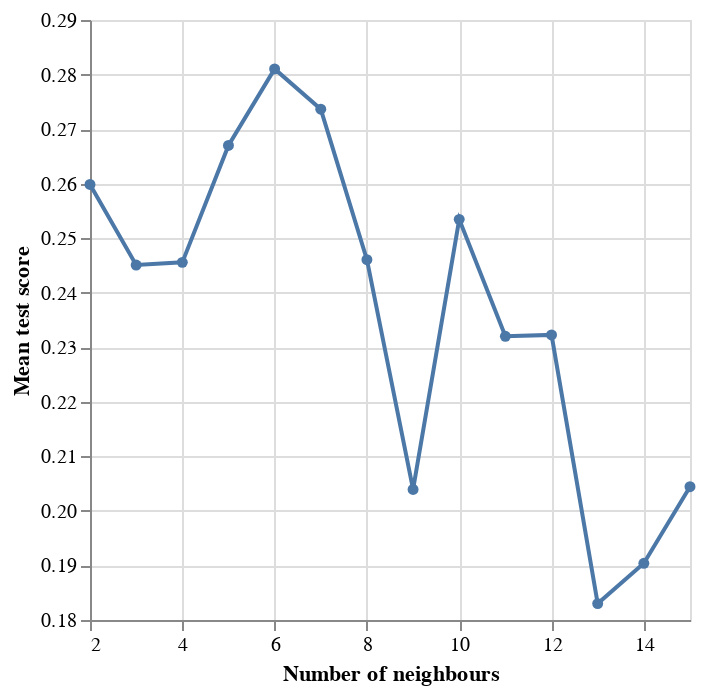

Notebook source saved alongside this figure:
### Code cell
knn_spec = KNeighborsClassifier()

param_grid = {
    "n_neighbors": range(2, 16, 1),
}

knn_tune_grid = GridSearchCV(
    knn_spec, param_grid, return_train_score=True, n_jobs=-1, cv=5
)

knn_model_grid = knn_tune_grid.fit(X_train, y_train)

accuracies_grid = pd.DataFrame(knn_model_grid.cv_results_)

cross_val_plot = alt.Chart(accuracies_grid).mark_line(point=True).encode(
    x=alt.X("param_n_neighbors").title("Number of neighbours").scale(zero=False),
    y=alt.Y("mean_test_score").title("Mean test score").scale(zero=False)
)

cross_val_plot

### Figure 1 — Vega specification as saved in the notebook (floating-point values rounded to 4 significant figures)
{"$schema": "https://vega.github.io/schema/vega/v5.json", "data": [{"name": "source_0", "values": [{"mean_test_score": 0.2599, "param_n_neighbors": 2}, {"mean_test_score": 0.2451, "param_n_neighbors": 3}, {"mean_test_score": 0.2456, "param_n_neighbors": 4}, {"mean_test_score": 0.267, "param_n_neighbors": 5}, {"mean_test_score": 0.281, "param_n_neighbors": 6}, {"mean_test_score": 0.2736, "param_n_neighbors": 7}, {"mean_test_score": 0.2461, "param_n_neighbors": 8}, {"mean_test_score": 0.2039, "param_n_neighbors": 9}, {"mean_test_score": 0.2534, "param_n_neighbors": 10}, {"mean_test_score": 0.232, "param_n_neighbors": 11}, {"mean_test_score": 0.2323, "param_n_neighbors": 12}, {"mean_test_score": 0.183, "param_n_neighbors": 13}, {"mean_test_score": 0.1904, "param_n_neighbors": 14}, {"mean_test_score": 0.2044, "param_n_neighbors": 15}]}, {"name": "data_0", "values": [{"mean_test_score": 0.2599, "param_n_neighbors": 2}, {"mean_test_score": 0.2451, "param_n_neighbors": 3}, {"mean_test_score": 0.2456, "param_n_neighbors": 4}, {"mean_test_score": 0.267, "param_n_neighbors": 5}, {"mean_test_score": 0.281, "param_n_neighbors": 6}, {"mean_test_score": 0.2736, "param_n_neighbors": 7}, {"mean_test_score": 0.2461, "param_n_neighbors": 8}, {"mean_test_score": 0.2039, "param_n_neighbors": 9}, {"mean_test_score": 0.2534, "param_n_neighbors": 10}, {"mean_test_score": 0.232, "param_n_neighbors": 11}, {"mean_test_score": 0.2323, "param_n_neighbors": 12}, {"mean_test_score": 0.183, "param_n_neighbors": 13}, {"mean_test_score": 0.1904, "param_n_neighbors": 14}, {"mean_test_score": 0.2044, "param_n_neighbors": 15}]}], "marks": [{"type": "line", "name": "layer_0_marks", "from": {"data": "source_0"}, "sort": {"field": "x"}, "encode": {"update": {"defined": {"signal": "isValid(datum[\"param_n_neighbors\"]) && isFinite(+datum[\"param_n_neighbors\"]) && isValid(datum[\"mean_test_score\"]) && isFinite(+datum[\"mean_test_score\"])"}, "y": {"field": "mean_test_score", "scale": "y"}, "x": {"field": "param_n_neighbors", "scale": "x"}, "stroke": {"value": "#4c78a8"}}}, "style": ["line"]}, {"type": "symbol", "name": "layer_1_marks", "from": {"data": "data_0"}, "encode": {"update": {"y": {"field": "mean_test_score", "scale": "y"}, "fill": {"value": "#4c78a8"}, "x": {"field": "param_n_neighbors", "scale": "x"}, "opacity": {"value": 1}}}, "style": ["point"]}], "scales": [{"name": "x", "type": "linear", "domain": {"fields": [{"data": "source_0", "field": "param_n_neighbors"}, {"data": "data_0", "field": "param_n_neighbors"}]}, "range": [0, {"signal": "width"}], "zero": false, "nice": true}, {"name": "y", "type": "linear", "domain": {"fields": [{"data": "source_0", "field": "mean_test_score"}, {"data": "data_0", "field": "mean_test_score"}]}, "range": [{"signal": "height"}, 0], "zero": false, "nice": true}], "axes": [{"scale": "x", "ticks": false, "domain": false, "aria": false, "maxExtent": 0, "minExtent": 0, "zindex": 0, "grid": true, "labels": false, "tickCount": {"signal": "ceil(width/40)"}, "orient": "bottom", "gridScale": "y"}, {"scale": "y", "orient": "left", "zindex": 0, "aria": false, "tickCount": {"signal": "ceil(height/40)"}, "maxExtent": 0, "ticks": false, "minExtent": 0, "labels": false, "domain": false, "grid": true, "gridScale": "x"}, {"scale": "x", "zindex": 0, "grid": false, "labelFlush": true, "title": "Number of neighbours", "labelOverlap": true, "orient": "bottom", "tickCount": {"signal": "ceil(width/40)"}}, {"scale": "y", "orient": "left", "grid": false, "title": "Mean test score", "labelOverlap": true, "tickCount": {"signal": "ceil(height/40)"}, "zindex": 0}], "height": 300, "padding": 5, "width": 300, "background": "white", "style": "cell"}
